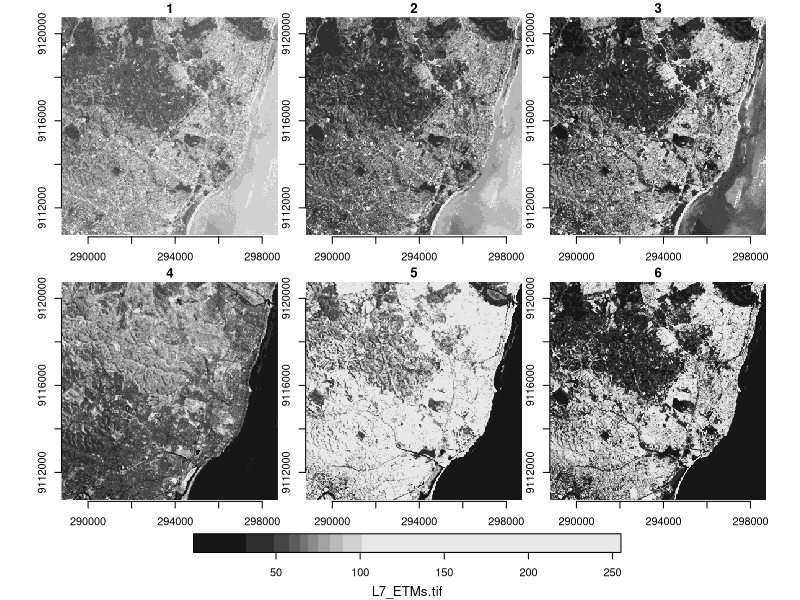
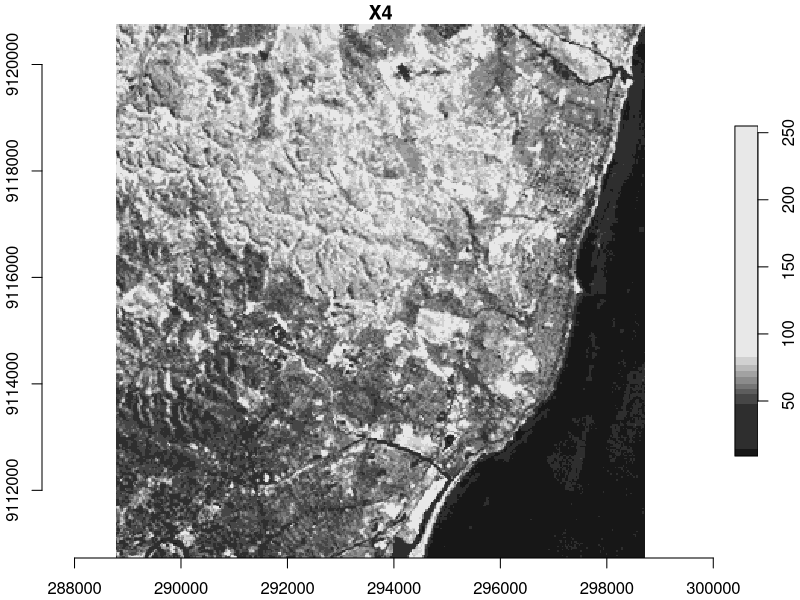
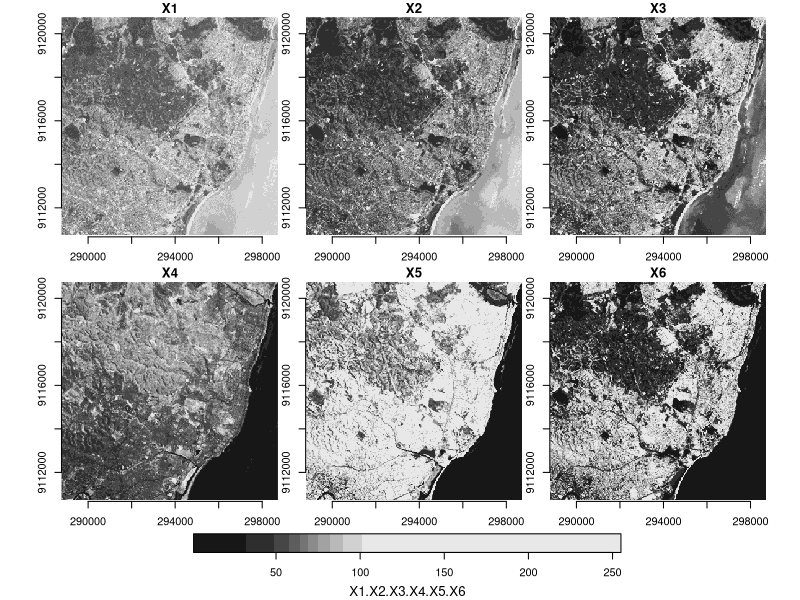
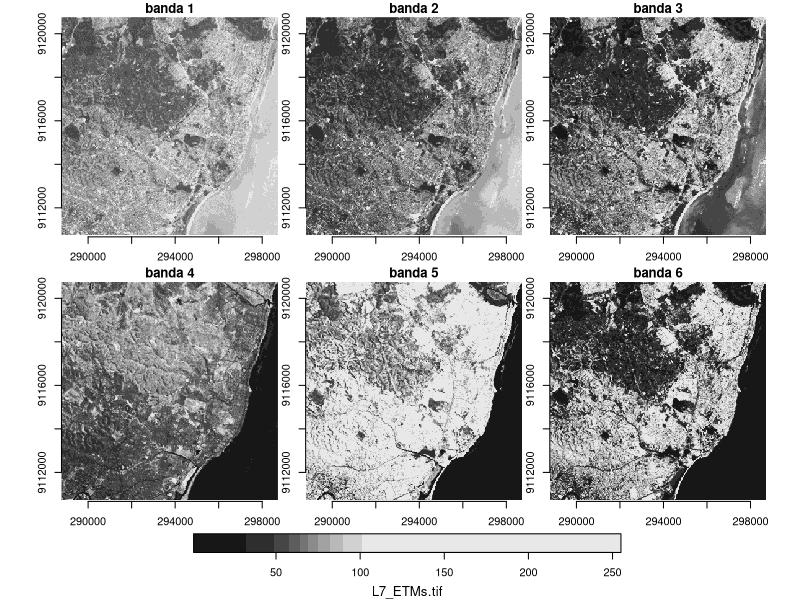

These figures' R source, in order: (Note: this script raises an error after producing the figures.)
## ---- chunk 1
knitr::opts_chunk$set(echo = TRUE)
## ---- chunk 2
library(stars)
## ---- chunk 3
tif = system.file("tif/L7_ETMs.tif", package = "stars")# creacion del camino del archivo como objeto texto

img = read_stars(tif) # lectura del archivo

plot(img, axes = T) # visualizer las 6 bandas
## ---- chunk 4
# separación de la imagen por la dimensión bandas
(img.sep = split(img, "band"))

# visualización del atributo X4, anterior banda 4
plot(img.sep["X4"], axes = T)
## ---- chunk 5
img2 <-merge(img.sep) 

plot(img2, axes = T)
## ---- chunk 6
img2 <- merge(img.sep) %>% 
  setNames(names(img)) %>% 
  st_set_dimensions(3,  # definiendo los nombres de las bandas en la dimensión 3
                    values = paste0("banda ", 1:6)) %>%
  st_set_dimensions(names = c("lon", "lat", "banda")) # nombres de las dimensiones

img2

plot(img2, axes = T)
## ---- chunk 7
olinda <- read_sf("C:/Users/Walter Pina/Documents/Github/spatial_stars/datos/olinda.shp") # lectura del archivo, el camino debe ser actualizado con los datos de la verdadera localización en su computador

plot(olinda["gid"], axes = T)
## ---- chunk 8
st_crs(olinda)

st_crs(img)
## ---- chunk 9
img <- st_transform(img, st_crs(olinda))
## ---- chunk 10
img_corte1 <- img[olinda][, , , 1:3]
## ---- chunk 11
plot(img_corte1[, , , 1], 
     reset = FALSE, 
     axes  = T, 
     main  = " Municipio de Olinda -  Banda 1 (B)")

plot(olinda, 
     col    = NA, 
     border = 'red', 
     add    = TRUE, 
     lwd    = 2)
## ---- chunk 12
plot(img_corte1, axes = T)
## ---- chunk 13
# 1 Creación del círculo y definición del sistema de referencia
circulo = st_sfc(st_buffer(st_point(c(291500, 9117500)), 2000), 
                 crs = st_crs(img))
# 2 corte 
img_cir <- img[circulo][, , , 6]

# 3 visualización
plot(img_cir, 
     axes  = T, 
     reset = FALSE, 
     main  = "Banda 6 con 2 km de buffer",
     ylim  = c(9115000, 9120000),
     xlim  = c(288000, 294000))

plot(circulo, 
     col    = NA, 
     border = 'red', 
     add    = TRUE, 
     lwd    = 2)
## ---- chunk 14
# 1
pt1 = st_point(c(290000, 9119000))
pt2 = st_point(c(293000, 9119000))
pt3 = st_point(c(293000, 9116000))
pt4 = st_point(c(290000, 9116000))
pt5 = st_point(c(290000, 9119000)) # punto de cierre, igual al pt1
# 2
pol <-st_polygon(list(rbind(pt1, pt2, pt3, pt4, pt5)))
# 3
pol <- st_sfc(pol, crs = st_crs(img))
# 4
plot(pol, axes=T)
# 5
img_corte2 <- img[pol][, , , 1:3]
# 6
plot( img[pol][, , , 1:3], 
      axes = T,
      xlim = c(289000, 294000),
      ylim = c(9114000, 9120000))
## ---- chunk 15
p <- st_crop(img[, , , 1:3], pol)
# el polígono también puede ser determinado con xmin, ymin, xmax, ymax de la forma:
# p <- st_crop(img, c(290000, 9116000, 293000, 9119000))
# 
plot(p, axes = T,
      xlim = c(289000, 294000),
      ylim = c(9114000, 9120000))
## ---- chunk 16
img_corte3 <- cut(img, c(0, 50, 100, 255))

plot(img_corte3, axes =T )
## ---- chunk 17
library(dplyr)
img_s1  <-   img %>% slice("band", 1:3)

plot(img_s1, axes = T)
## ---- chunk 18
img_s2 <- img        %>% 
  slice("x", 50:100) %>% 
  slice("y", 20:60)  %>% 
  slice("band", 4:6)

plot(img_s2, axes = T)
